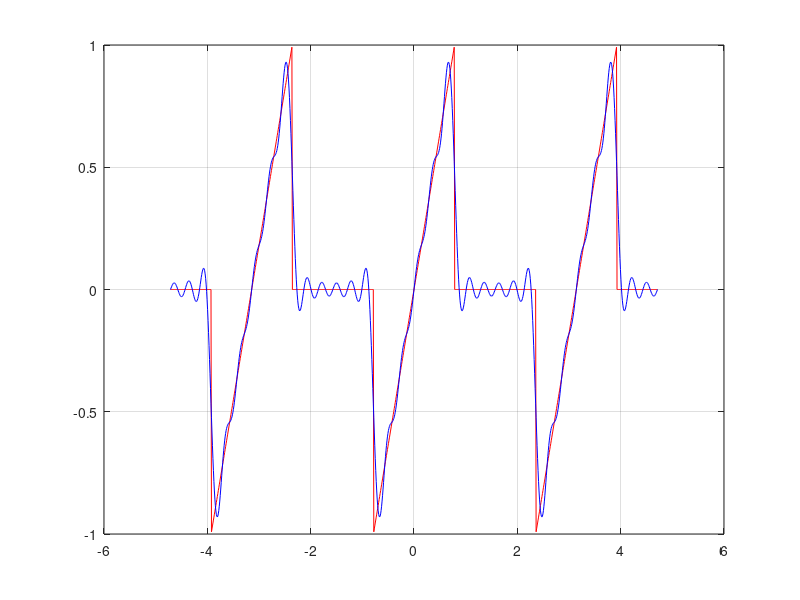
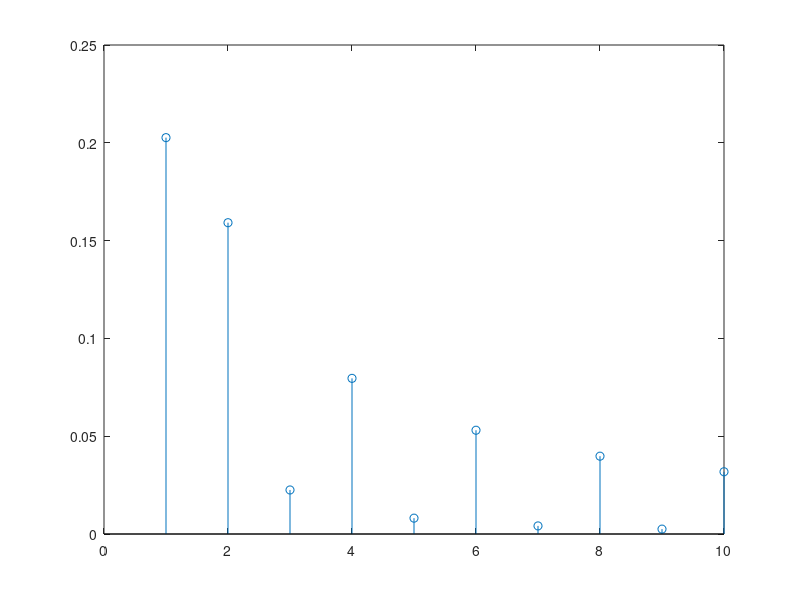
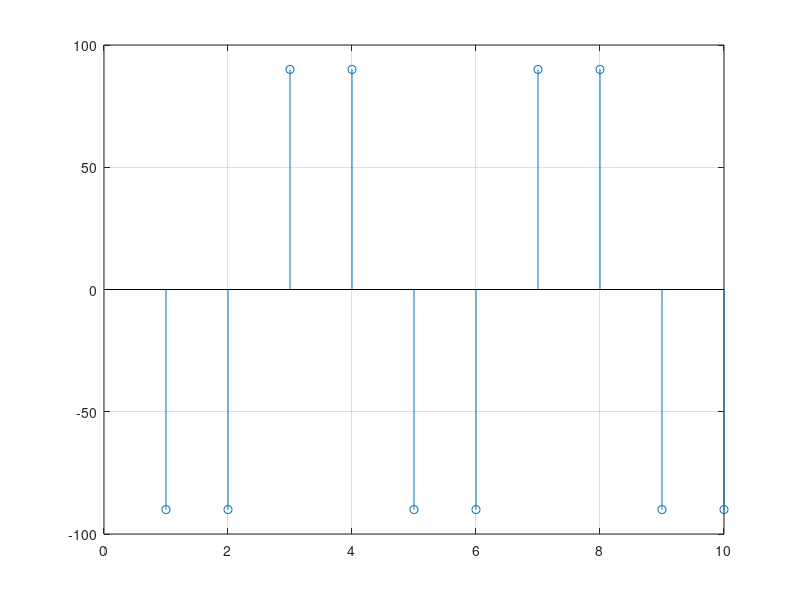

MATLAB code to generate these figures, in order:
clear   
clc

N=1000;
t = linspace ((-3*pi)/2,(3*pi)/2,N);
y = zeros(size(t));

for n = 1:N
    if (-pi)/4 < t(n) && t(n)  < (pi)/4
        y(n) = (4/pi)*t(n);
    elseif (-5*pi)/4 < t(n) && t(n) < (-3*pi)/4
        y(n) = (4/pi)*(t(n) + (pi));
    elseif (3*pi)/4 < t(n) && t(n) < (5*pi)/4
        y(n) = (4/pi)*(t(n) - (pi));
    end
end

plot(t,y,'r');
grid on;

K = 10;
for n = 1:K
X(n) = (j/(n*pi))*(cos((n*pi)/2)-(2/(n*pi))*sin((n*pi)/2));
end
n = 0;
X0 = (j/(n*pi))*(cos((n*pi)/2)-(2/(n*pi))*sin((n*pi)/2));

T = pi;
omo = 2*pi/T;
for n = 1:K
    x(n,:) = real(2*X(n)*exp(1i*n*omo.*t));
end


xcombined = sum(x);


figure(1);
hold on;
plot (t,xcombined,'b');

figure(2);
n = 0:10;
a = [X0,X];
stem(n,abs(a));

figure (3);
stem(n,180/pi*angle(a));
grid on;